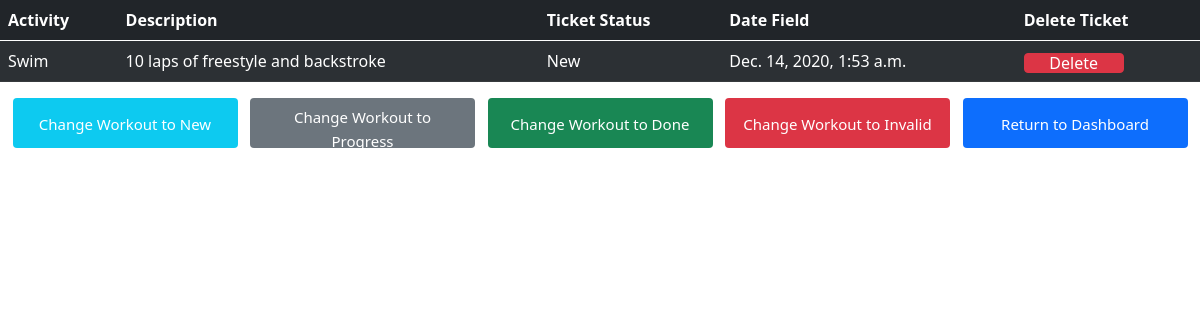
Before: /workout_detail/2/ (signed in) with the older database file.
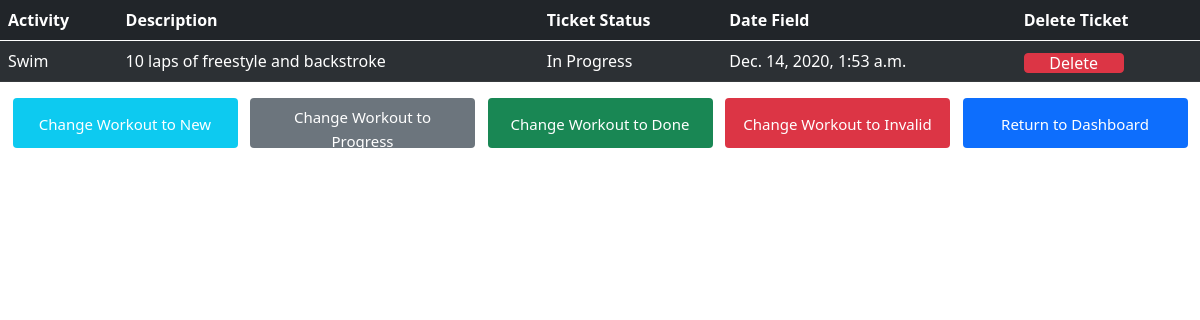
After: the same page with the newer database file.
### tracker/models.py (models this page shows, shortened)
class Workout(models.Model):
    STATUS = (
        ('New', 'New'),
        ('In Progress', 'In Progress'),
        ('Done', 'Done'),
        ('Invalid', 'Invalid')
    )
    title = models.CharField(max_length=200)
    date_filed = models.DateTimeField(default=timezone.now)
    description = models.TextField()
    workout_status = models.CharField(max_length=200, choices=STATUS)
    user_created = models.ForeignKey(WorkoutUser, on_delete=models.CASCADE,
                                     related_name="created_by_workoutuser", blank=True, null=True, default=None)

### tracker/views.py (the view)
@login_required()
def workout_detail_view(request, workout_id):
  workout = Workout.objects.get(id=workout_id)
  return render(request, 'workout_detail.html', {'workout': workout})

### templates/workout_detail.html (shortened to what this page needs)
{% load static %}
<!DOCTYPE html>
<html lang="en">
  <head>
    <link
      href="https://cdn.jsdelivr.net/npm/bootstrap@5.0.0-beta1/dist/css/bootstrap.min.css"
      rel="stylesheet"
    />
    <link rel="stylesheet" href="{% static 'workout_detail.css' %}" />
  </head>
  <body>
  <div class="tables_container">
    <table class="table table-striped table-dark">
    <thead class="thead-dark">
      <tr>
        <th scope="col">Activity</th>
        <th scope="col">Description</th>
        <th scope="col">Ticket Status</th>
        <th scope="col">Date Field</th>
        <th scope="col">Delete Ticket</th>
      </tr>
    </thead>
    <tbody>
      <tr>
        <td>{{workout.title}}</td>
        <td>{{workout.description}}</td>
        <td>{{workout.workout_status}}</td>
        <td>{{workout.date_filed}}</td>
        <td>
          <button class='btn btn-danger'>
            <a href='/remove_workout/{{workout.id}}'>Delete</a>
          </button>
        </td>
      </tr>
    </tbody>
    </table>
  </div>
  <div class="button_container">
    <button class="btn btn-info">
      <a href="/new_workout/{{workout.id}}/">Change Workout to New</a>
    </button>
    <button class="btn btn-secondary">
      <a href="/in_progress_workout/{{workout.id}}/">Change Workout to Progress</a>
    </button>
    <button class="btn btn-success">
      <a href="/done_workout/{{workout.id}}/">Change Workout to Done</a>
    </button>
    <button class="btn btn-danger">
      <a href="/invalid_workout/{{workout.id}}/">Change Workout to Invalid</a>
    </button>
    <button class="btn btn-primary">
      <a href="/tracker_dashboard/">Return to Dashboard</a>
    </button>
  </div>
  </body>
</html>

Changed rows visible on the page:
changed Workout "Swim": workout_status "New" → "In Progress"
